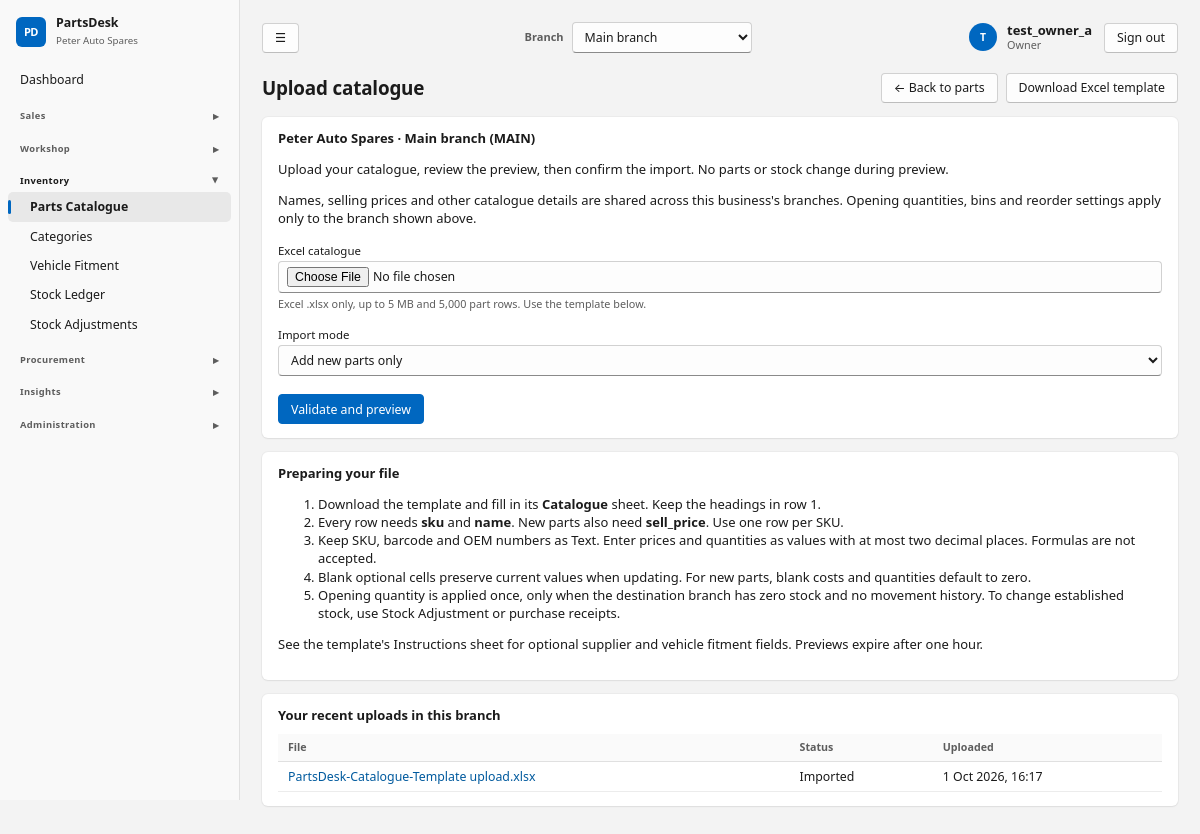
/catalog/upload/ (signed in), run on the app's committed database.
### core/models.py (models this page shows, shortened)
class ShopSettings(TrackedModel):
    tenant = models.OneToOneField(Tenant, on_delete=models.CASCADE, related_name="settings")
    shop_name = models.CharField(max_length=120, default="My Spare Parts Shop")
    address = models.TextField(blank=True)
    phone = models.CharField(max_length=60, blank=True)
    email = models.EmailField(blank=True)
    tax_id = models.CharField("Tax / TPIN number", max_length=60, blank=True)
    currency_symbol = models.CharField(max_length=8, default="$")
    tax_name = models.CharField(max_length=20, default="VAT")
    tax_rate = models.DecimalField("Tax rate %", max_digits=5, decimal_places=2, default=Decimal("0"))
    prices_include_tax = models.BooleanField(default=True, help_text="Untick if prices are entered before tax.")
    counter_max_discount = models.DecimalField(
        "Max discount % for counter staff", max_digits=5, decimal_places=2, default=Decimal("10"),
        help_text="Managers and the owner can exceed this.")
    default_labour_rate = models.DecimalField("Default labour rate per hour", max_digits=10, decimal_places=2, default=Decimal("0"))
    invoice_footer = models.CharField(max_length=200, blank=True, default="Thank you for your business.")
    class Meta:
        verbose_name_plural = "shop settings"
    @classmethod
    def get(cls, tenant):
        obj, _ = cls.objects.get_or_create(tenant=tenant)
        return obj

class User(AbstractUser):
    class Role(models.TextChoices):
        OWNER = "owner", "Owner"
        MANAGER = "manager", "Manager"
        COUNTER = "counter", "Counter sales"
        MECHANIC = "mechanic", "Mechanic"
        STOREKEEPER = "storekeeper", "Storekeeper"
    role = models.CharField(max_length=20, choices=Role.choices, default=Role.COUNTER)
    tenant = models.ForeignKey(Tenant, null=True, blank=True, on_delete=models.PROTECT, related_name="users")
    branches = models.ManyToManyField(Branch, blank=True, related_name="staff")
    @property
    def display_name(self):
        return self.get_full_name() or self.username

class Branch(TrackedModel):
    tenant = models.ForeignKey(Tenant, on_delete=models.PROTECT, related_name="branches")
    name = models.CharField(max_length=120)
    code = models.CharField(max_length=16)
    is_active = models.BooleanField(default=True)
    class Meta:
        constraints = [models.UniqueConstraint(fields=["tenant", "code"], name="branch_tenant_code")]
        ordering = ["name"]

### catalog/models.py (models this page shows)
class CatalogueImport(TrackedModel):
    class Status(models.TextChoices):
        READY = 'ready', 'Ready to import'
        IMPORTED = 'imported', 'Imported'
        CANCELLED = 'cancelled', 'Cancelled'
    tenant = models.ForeignKey(Tenant, on_delete=models.PROTECT)
    branch = models.ForeignKey(Branch, on_delete=models.PROTECT)
    created_by = models.ForeignKey(settings.AUTH_USER_MODEL, on_delete=models.PROTECT)
    file_name = models.CharField(max_length=255)
    mode = models.CharField(max_length=10, choices=[('create', 'Add new parts only'), ('update', 'Add and update matching SKUs')])
    status = models.CharField(max_length=12, choices=Status.choices, default=Status.READY)
    rows = models.JSONField(default=list)
    result = models.JSONField(default=dict)
    created_at = models.DateTimeField(default=timezone.now)
    completed_at = models.DateTimeField(null=True, blank=True)
    class Meta:
        ordering = ['-created_at', '-pk']

### catalog/views.py (the view, shortened to what this page needs)
# urls.py: path('upload/', views.catalogue_upload, name='catalogue_upload'),
@role_required(STOCK)
def catalogue_upload(request):
    form = CatalogueUploadForm(request.POST or None, request.FILES or None)
    errors = []
    return render(request, 'catalog/catalogue_upload.html', {'page_title': 'Upload catalogue', 'form': form,
        'errors': errors, 'recent_imports': CatalogueImport.objects.filter(tenant=request.tenant,
            branch=request.branch, created_by=request.user)[:10]})

### catalog/forms.py (shortened to what this page needs)
class CatalogueUploadForm(forms.Form):
    file = forms.FileField(label='Excel catalogue', widget=forms.ClearableFileInput(attrs={'accept': '.xlsx'}),
                           help_text='Excel .xlsx only, up to 5 MB and 5,000 part rows. Use the template below.')
    mode = forms.ChoiceField(label='Import mode', choices=[('create', 'Add new parts only'),
                             ('update', 'Add and update matching SKUs')], initial='create')

### core/audit.py (called while the page is built)
@contextmanager
def audit_context(**values):
    token = _current.set(dict(_current.get(), **values))
    try:
        yield
    finally:
        _current.reset(token)

def metadata(request):
    try:
        address = str(ip_address(request.META.get('REMOTE_ADDR', '')))
    except ValueError:
        address = None
    match = request.resolver_match
    return dict(request_id=request.audit_request_id, ip_address=address,
                route=(match.view_name if match else 'unmatched')[:100], method=request.method[:10])

### core/models.py (called while the page is built)
    def save(self, *args, **kwargs):
        if not self._state.adding:
            raise ValueError("Audit records cannot be edited.")
        return super().save(*args, **kwargs)

### core/navigation.py (called while the page is built)
def page_back_link(request):
    if request is None or not request.user.is_authenticated:
        return None
    match = request.resolver_match
    name = match.url_name if match else None
    if name == 'dashboard':
        return None
    kwargs = {}
    if name == 'vehicle_create':
        if 'pk' in match.kwargs:
            target, label = 'customer_detail', 'Back to customer'
            kwargs = {'pk': match.kwargs['pk']}
        else:
            target, label = 'vehicle_list', 'Back to vehicles'
    elif name in RECORD_PARENTS:
        target, label = RECORD_PARENTS[name]
        kwargs = {'pk': match.kwargs['pk']}
    else:
        if name not in PARENTS:
            return None
        target, label = PARENTS[name]
    return {'url': reverse(target, kwargs=kwargs), 'label': label}

### core/permissions.py (called while the page is built)
def role_required(roles=None):
    def decorator(view):
        @wraps(view)
        def wrapper(request, *args, **kwargs):
            if not request.user.is_authenticated:
                return redirect_to_login(request.get_full_path())
            require_branch(request)
            if roles is not None and request.user.role not in roles:
                raise PermissionDenied
            return view(request, *args, **kwargs)
        return wrapper
    return decorator

### templates/catalog/catalogue_upload.html (shortened to what this page needs)
{% extends "base.html" %}
{% block actions %}<a class="btn" href="{% url 'catalogue_template' %}">Download Excel template</a>{% endblock %}
{% block content %}
<section class="card">
  <h2>{{ shop.shop_name }} · {{ active_branch.name }} ({{ active_branch.code }})</h2>
  <p>Upload your catalogue, review the preview, then confirm the import. No parts or stock change during preview.</p>
  <p>Names, selling prices and other catalogue details are shared across this business's branches. Opening quantities, bins and reorder settings apply only to the branch shown above.</p>
  <form method="post" enctype="multipart/form-data" class="stack">
    {% for field in form %}<div class="field"><label for="{{ field.id_for_label }}">{{ field.label }}</label>{{ field }}{{ field.errors }}{% if field.help_text %}<small>{{ field.help_text }}</small>{% endif %}</div>{% endfor %}
    <div class="btns"><button type="submit" class="btn primary">Validate and preview</button></div>
  </form>
</section>
<section class="card"><h2>Preparing your file</h2>
  <ol><li>Download the template and fill in its <strong>Catalogue</strong> sheet. Keep the headings in row 1.</li>
  <li>Every row needs <strong>sku</strong> and <strong>name</strong>. New parts also need <strong>sell_price</strong>. Use one row per SKU.</li>
  <li>Keep SKU, barcode and OEM numbers as Text. Enter prices and quantities as values with at most two decimal places. Formulas are not accepted.</li>
  <li>Blank optional cells preserve current values when updating. For new parts, blank costs and quantities default to zero.</li>
  <li>Opening quantity is applied once, only when the destination branch has zero stock and no movement history. To change established stock, use Stock Adjustment or purchase receipts.</li></ol>
  <p>See the template's Instructions sheet for optional supplier and vehicle fitment fields. Previews expire after one hour.</p>
</section>
{% if recent_imports %}<section class="card"><h2>Your recent uploads in this branch</h2><div class="tablewrap"><table><thead><tr><th>File</th><th>Status</th><th>Uploaded</th></tr></thead><tbody>{% for batch in recent_imports %}<tr><td><a href="{% url 'catalogue_preview' batch.pk %}">{{ batch.file_name }}</a></td><td>{{ batch.get_status_display }}</td><td>{{ batch.created_at|date:"j M Y, H:i" }}</td></tr>{% endfor %}</tbody></table></div></section>{% endif %}
{% endblock %}

### templates/base.html (shortened to what this page needs)
{% load static ui %}<!doctype html>
<html lang="en">
<head>
<link rel="stylesheet" href="{% static 'css/app.css' %}">
</head>
<body data-print-log-url="{% url 'log_print_request' %}" {% if auto_print %}data-autoprint="1"{% endif %}>
<div class="app">
  <aside class="side no-print">
    <div class="brand"><span class="brand-mark">PD</span><div><strong>PartsDesk</strong><small>{{ shop.shop_name }}</small></div></div>
    <nav>{% for g in nav %}{% if g.title %}<details class="nav-group" {% if g.open %}open{% endif %}><summary>{{ g.title }}</summary>{% for item in g.items %}<a href="{{ item.url }}" class="{% if item.active %}on{% endif %}">{{ item.label }}</a>{% endfor %}</details>{% else %}{% for item in g.items %}<a href="{{ item.url }}" class="{% if item.active %}on{% endif %}">{{ item.label }}</a>{% endfor %}{% endif %}{% endfor %}</nav>
  </aside>
  <main class="main">
    <div class="topbar no-print">
      <button type="button" class="btn nav-toggle" id="nav-toggle" aria-label="Toggle menu" title="Show/hide menu">&#9776;</button>
      {% if branches %}<form method="post" action="{% url 'switch_branch' %}" class="branch-switch">{% csrf_token %}
        <label for="branch-select">Branch</label>
        <select id="branch-select" name="branch_id" onchange="this.form.submit()">{% for b in branches %}<option value="{{ b.pk }}" {% if b.pk == active_branch.pk %}selected{% endif %}>{{ b.name }}</option>{% endfor %}</select>
        <noscript><button type="submit">Switch</button></noscript></form>{% endif %}
      <div class="topbar-user"><a href="{% url 'profile' %}" class="user-chip"><span class="avatar">{{ user.display_name|slice:":1"|upper }}</span><span><strong>{{ user.display_name }}</strong><small>{{ user.get_role_display }}</small></span></a>
        <form method="post" action="{% url 'logout' %}">{% csrf_token %}<button type="submit" class="btn">Sign out</button></form></div>
    </div>
    <header class="top"><h1>{% block page_heading %}{{ page_title }}{% endblock %}</h1><div class="actions">{% page_back_link as back %}{% if back %}<a class="btn no-print" href="{{ back.url }}" aria-label="{{ back.label }}">&larr; {{ back.label }}</a>{% endif %}{% block actions %}{% endblock %}</div></header>
    {% block content %}{% endblock %}
  </main>
</div>
</body>
</html>

### data on the page
ShopSettings: shop_name "Peter Auto Spares"
User: display_name "T", display_name "test_owner_a", role "Owner"
Branch: name "Main branch", code "MAIN"
CatalogueImport: file_name "PartsDesk-Catalogue-Template upload.xlsx", status "Imported", created_at "1 Oct 2026, 16:17"

### other printed values
{{ item.label }} "Dashboard"
{{ g.title }} "Sales" "Workshop" "Inventory" "Procurement" "Insights" "Administration"
{{ item.label }} "Parts Catalogue" "Categories" "Vehicle Fitment" "Stock Ledger" "Stock Adjustments"
{{ page_title }} "Upload catalogue"
{{ back.label }} "Back to parts"
{{ field.label }} "Excel catalogue" "Import mode"
{{ field.help_text }} "Excel .xlsx only, up to 5 MB and 5,000 part rows. Use the template below."
form field branch_id "Main branch"
